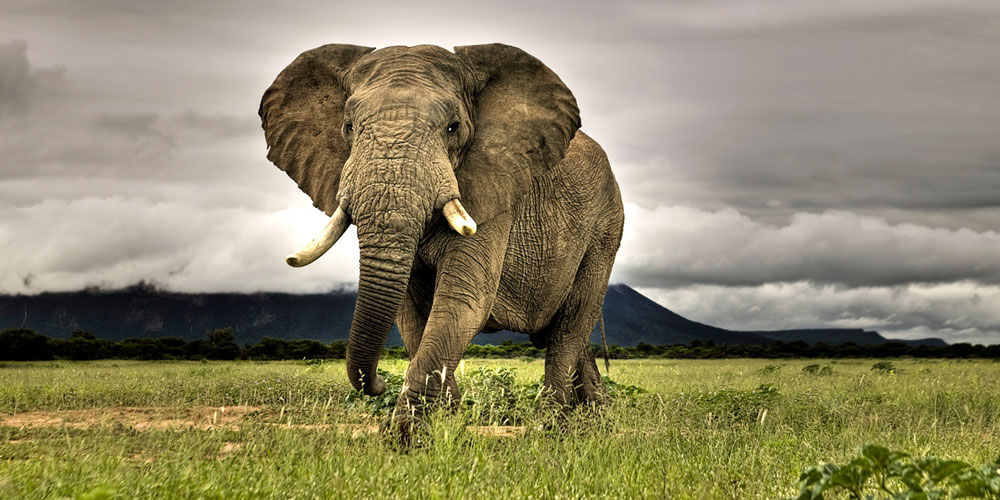
#> input picture visual/src_picture/exp.jpg, 1000 x 500 px
$ python demo_hrcorner.py   (Python 2 division)   (older library calls are emulated)
#> lines starting #> are read from the running program, lines starting #| are printed output that depends on the picture
#-.-.-.-.-.-.-.-.-.-.-.-.-.-.-.-.-.-.-.-.
 #File Name : demo_hrcorner.py
 #Creation Date : 02-06-2017
 #Last Modified : Tue Jun 13 14:04:44 2017
 #Created By : Rui An
#_._._._._._._._._._._._._._._._._._._._._.

'''
This is a demo that shows and visualizes the procedure of how computer determines features(corners)
in mordern computer vision libraries
'''

import cv2
import numpy as np
import math
from matplotlib import pyplot as plt


def harris_visual(img): #TODO: Not quite sure about the size of the kernal
    #TODO: Need to check the output to determine
    def gaussian_blur(img):
        return cv2.GaussianBlur(img, (5,5), 0)


    def sobel_filter(img):
        sobelx = cv2.Sobel(img.copy(), cv2.CV_64F, 1, 0, ksize=5)
        sobely = cv2.Sobel(img.copy(), cv2.CV_64F, 0, 1, ksize=5)
        return (sobelx, sobely)

    #TODO: need to find out which one is actually faster
    #TODO: The np library call or point to point calculation?
    #TODO: Also we need to figure out a good k value
    #TODO: For the visual purpose
    def harris_measure(Sx2, Sy2, Sxy):
        # harris_measure_matrix = np.array([Sx2,Sxy],[Sxy,Sy2])
        # trace_square_matrix = ( np.trace(harris_measure_matrix) )^2
        # det_matrix = np.linalg.det(harris_measure_matrix)
        trace_matrix =  Sx2 + Sy2
        trace_square_matrix = trace_matrix * trace_matrix
        det_matrix = Sx2 * Sy2 - Sxy * Sxy
        harris_matrix = det_matrix - 0.01 * trace_square_matrix
        #Harris_matrix now bears the "score" of how possible it can be the corner
        #TODO: Figure out whether I should dilate it or not
        harris_matrix = cv2.dilate(harris_matrix, None)
        return harris_matrix


    print "start process the frame"
    sobelx, sobely = sobel_filter(img.copy())
    Ix2 = sobelx * sobelx
    Iy2 = sobely * sobely
    Ixy = sobelx * sobely
    Sx2 = gaussian_blur(Ix2)
    Sy2 = gaussian_blur(Iy2)
    Sxy = gaussian_blur(Ixy)
    harris_result = harris_measure(Sx2, Sy2, Sxy)
    row, column = harris_result.shape
    harris_max = harris_result.max()
    scale_harris_min = abs(harris_result.min())
    counter = 1
    for i in range(row):
        for j in range(column):
            if harris_result[i][j] > 0.15*harris_max:
                element = harris_result[i][j]
                harris_result[i][j] = int(255 - (element/harris_max)*255)
                counter += 1
            else:
                harris_result[i][j] = 255
    print counter
    return harris_result


#Static image testing
img = cv2.imread("./src_picture/exp.jpg")
#> img is the input picture: shape (500, 1000, 3); mean B, G, R 104.4, 134.5, 141.6
grey = cv2.cvtColor(img, cv2.COLOR_BGR2GRAY)
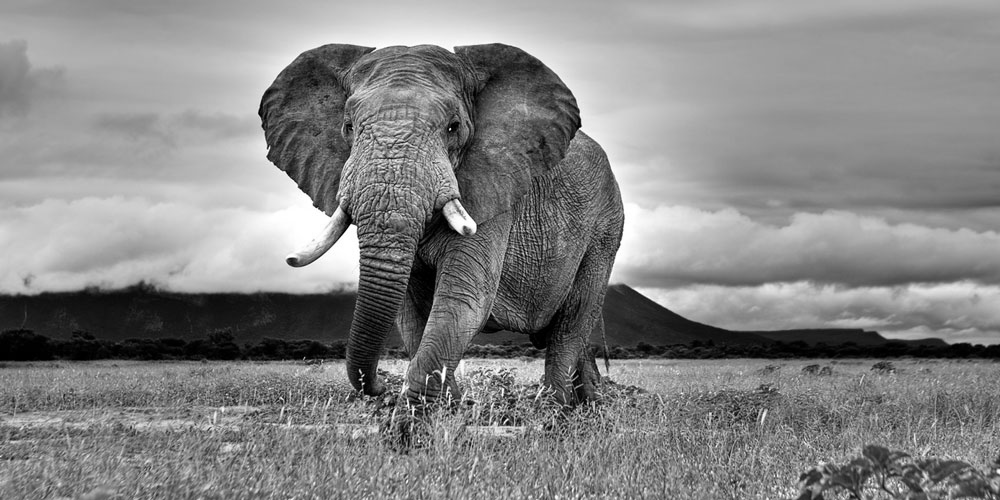
#> grey: shape (500, 1000); min 0, max 255, mean 133.2
result = harris_visual(grey)
#> in sobel_filter, `sobelx = cv2.Sobel(img.copy(), cv2.CV_64F, 1, 0, ksize=5)`:
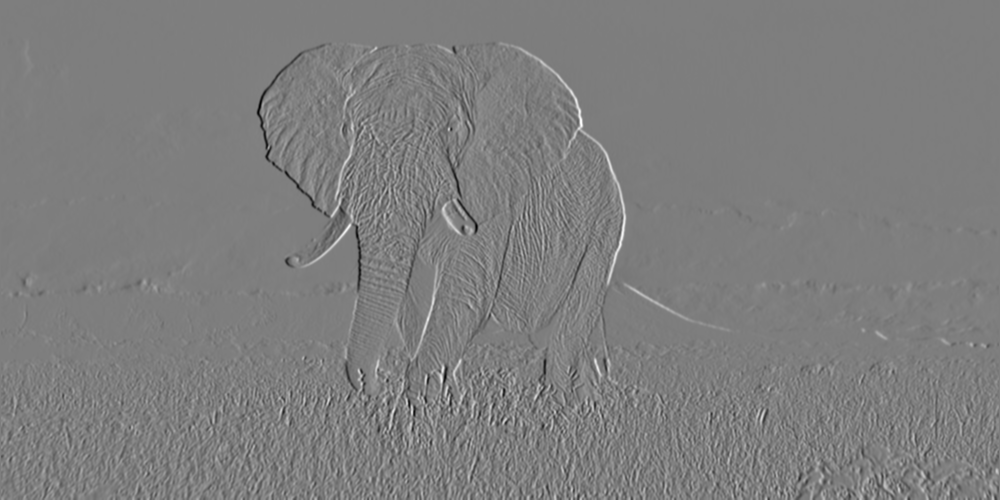
#> sobelx: shape (500, 1000) float64; min -10325, max 10537, mean -0.4; drawn with min black and max white
#> in sobel_filter, `sobely = cv2.Sobel(img.copy(), cv2.CV_64F, 0, 1, ksize=5)`:
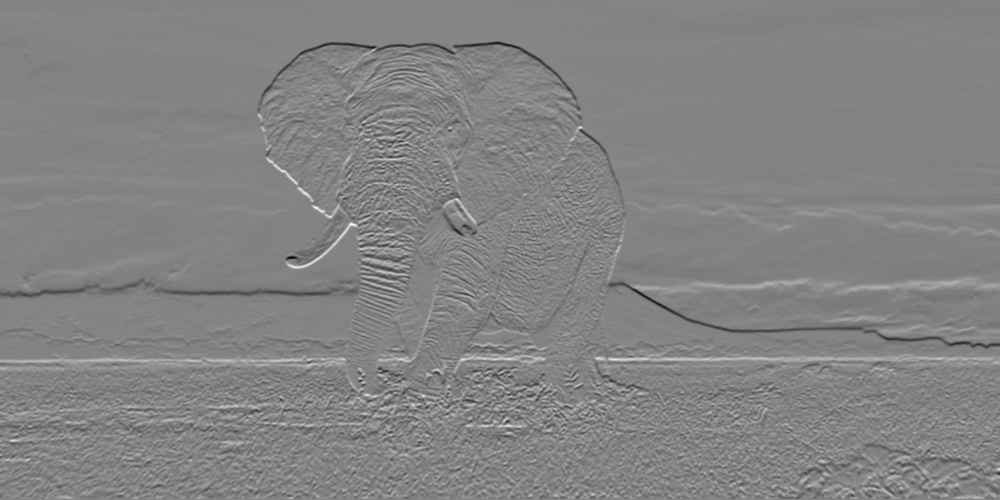
#> sobely: shape (500, 1000) float64; min -10789, max 10128, mean -11.1; drawn with min black and max white
#> in harris_visual, `Ixy = sobelx * sobely`:
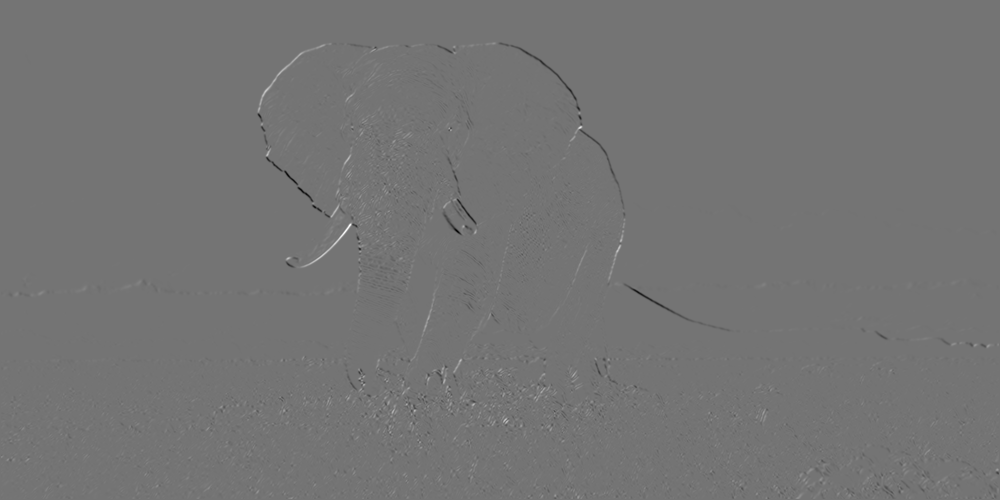
#> Ixy: shape (500, 1000) float64; min -57243795, max 68130153, mean 22736.4; drawn with min black and max white
#> in gaussian_blur (call 2), `return cv2.GaussianBlur(img, (5,5), 0)`:
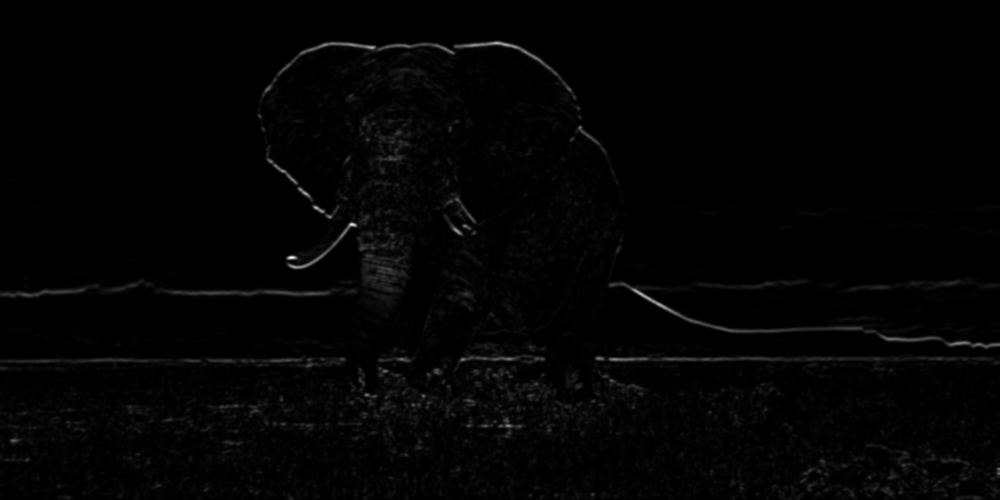
#> returned value: shape (500, 1000) float64; min 0, max 66366760.3, mean 930675.4; drawn with min black and max white
#> in harris_measure, `harris_matrix = det_matrix - 0.01 * trace_square_matrix`:
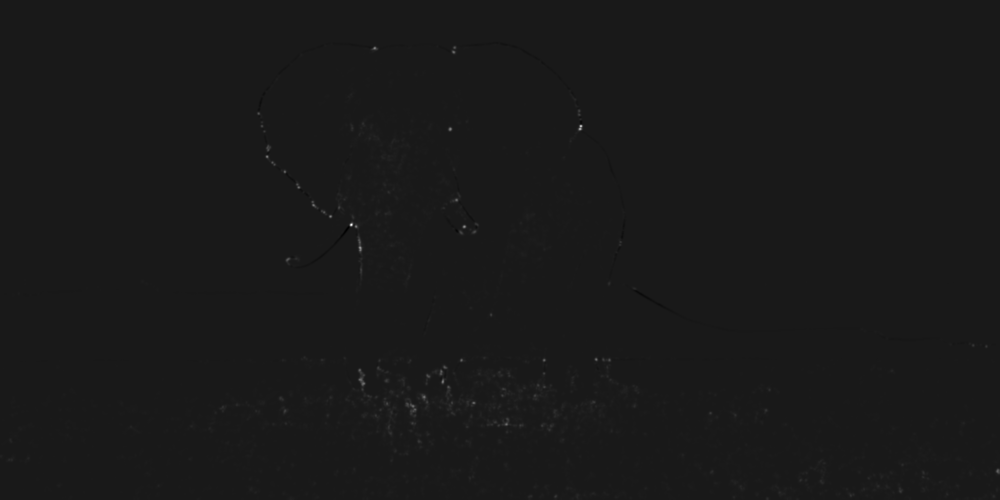
#> harris_matrix: shape (500, 1000) float64; min -6.28e+13, max 5.68e+14, mean 8.57e+11; drawn with min black and max white
#> in harris_visual, `harris_max = harris_result.max()`: harris_max = 5.68e+14
#> in harris_visual, `scale_harris_min = abs(harris_result.min())`: scale_harris_min = 1.41e+13
#> after the loop in harris_visual, `for i in range(row):`:
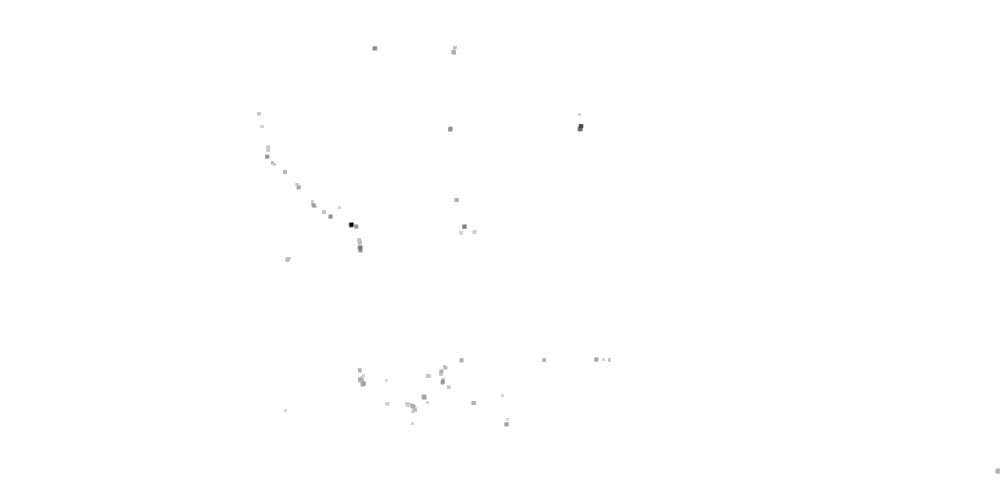
#> harris_result: shape (500, 1000) float64; min 0, max 255, mean 254.8
#> after the loop in harris_visual, `for i in range(row):`: counter = 1147
#| 1147
cv2.imwrite("result_justpoint.jpg", result)


# [23 lines of commented-out code are left out]
